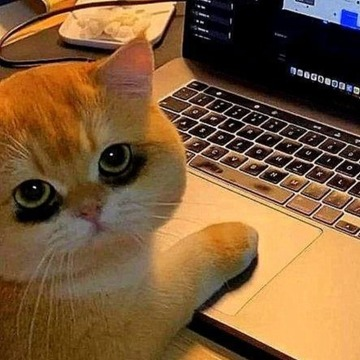
#> input picture Computer_Vision/cat.bmp, 360 x 360 px
$ python 09_Gradient.py   (older library calls are emulated)
#> lines starting #> are read from the running program, lines starting #| are printed output that depends on the picture
import cv2
import numpy as np

# [44 lines left out: functions sobel_derivative, sobel_edge, not called in this run]


def canny_edge():
    src = cv2.imread('cat.bmp', cv2.IMREAD_GRAYSCALE)
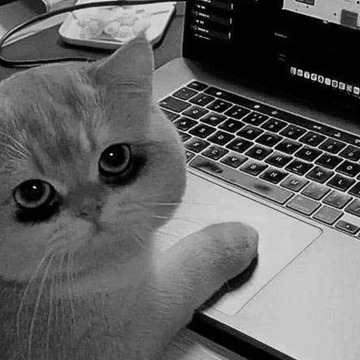
#> src: shape (360, 360); min 0, max 255, mean 97.3

    if src is None:
        print('Image load failed!')
        return

    dst1 = cv2.Canny(src, 50, 100)
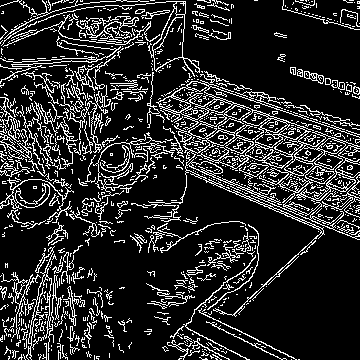
#> dst1: shape (360, 360); 16.6% white in thin lines or dots
    dst2 = cv2.Canny(src, 50, 150)
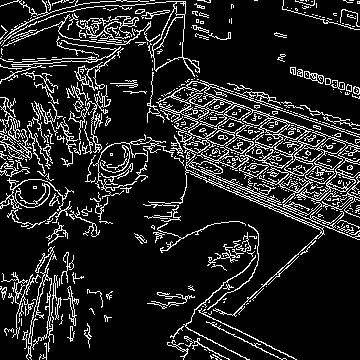
#> dst2: shape (360, 360); 13.7% white in thin lines or dots

    cv2.imshow('src', src)
    cv2.imshow('dst1', dst1)
    cv2.imshow('dst2', dst2)
    cv2.waitKey()
    cv2.destroyAllWindows()


# sobel_derivative()
# sobel_edge()
canny_edge()
